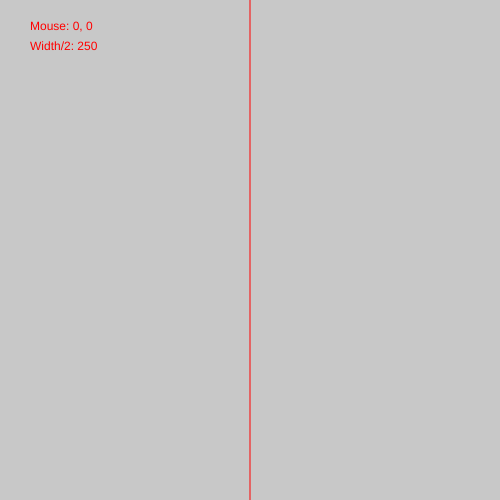
Frame 1 (no input)
Frame 60 (no input): identical to frame 1, image omitted
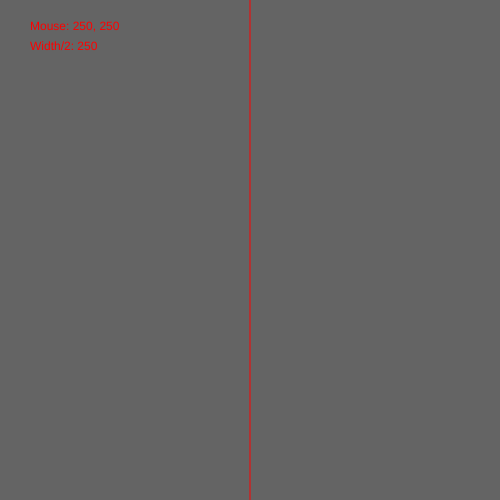
Frame 120 (the mouse pressed at the canvas centre since frame 60)

The p5.js sketch that drew these frames (run headless with seeded random() and noise() and a simulated clock; from frame 60 on, the mouse is pressed at the canvas centre):

// p5.js sketch
// ── sketch.js
// Track the mouse position
// If the mouse is the left half of the screen, make it one color
// If the mouse is the right half of the screen, make it a different color
// write all positions in text 

function setup() {
	createCanvas(500,500);
  
}

function draw() {





	// if the mouse position is small than half
	if(mouseX<width/2){
	background(200);
	}else{
	// all other cases
	background(100);
	}

	noStroke();
	fill(255,0,0);
	text("Mouse: " + mouseX + ", " + mouseY, 30,30);
	text("Width/2: " +width/2, 30,50);

	stroke(255,0,0);
	line(width/2,0,width/2,height);
}
